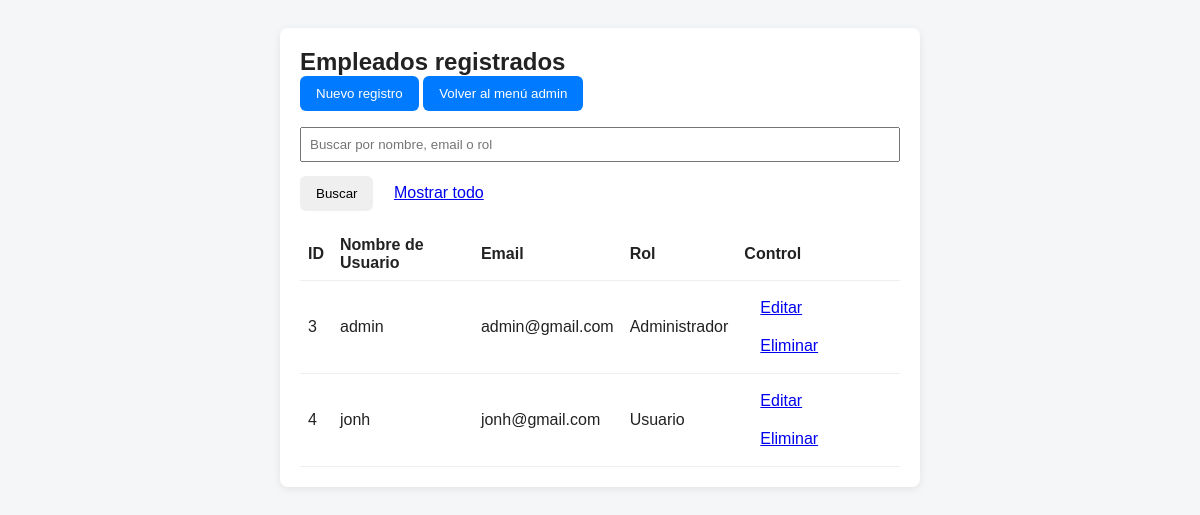
/gestor_users.php (signed in), run on the app's committed database.
### tables this page shows
CREATE TABLE IF NOT EXISTS `tbusuarios` (
  `id_usuario` int NOT NULL AUTO_INCREMENT,
  `nom_user` varchar(100) NOT NULL,
  `email_user` varchar(100) NOT NULL,
  `pass_user` varchar(255) NOT NULL,
  `rol_id` int DEFAULT NULL,
  PRIMARY KEY (`id_usuario`),
  UNIQUE KEY `nom_user` (`nom_user`),
  UNIQUE KEY `email_user` (`email_user`),
  KEY `rol_id` (`rol_id`)
);

CREATE TABLE IF NOT EXISTS `tbroles` (
  `id_rol` int NOT NULL AUTO_INCREMENT,
  `nom_rol` varchar(50) NOT NULL,
  `descripcion_rol` varchar(255) DEFAULT NULL,
  PRIMARY KEY (`id_rol`)
);

### gestor_users.php (the view, shortened to what this page needs)
<?php
require 'config_login.php';
$q = isset($_GET['q']) ? trim($_GET['q']) : '';
if ($q !== '') {
    $sql = "SELECT u.*, r.nom_rol
            FROM tbusuarios u
            JOIN tbroles r ON u.rol_id = r.id_rol
            WHERE u.nom_user LIKE ?
               OR u.email_user LIKE ?
               OR r.nom_rol LIKE ?
            ORDER BY u.id_usuario ASC";
    $stmt = $pdo->prepare($sql);
    $search_term = "%" . $q . "%";
    $stmt->execute([$search_term, $search_term, $search_term]);
} else {
    $sql = "SELECT u.*, r.nom_rol
            FROM tbusuarios u
            JOIN tbroles r ON u.rol_id = r.id_rol
            ORDER BY u.id_usuario ASC";
    $stmt = $pdo->query($sql);
}
$lista_usuarios = $stmt->fetchAll();
?>
<!doctype html>
<html lang="es">
<head>
    <link rel="stylesheet" href="css/style_registers.css">
</head>
<body>
    <div class="card">
        <div class="top">
            <h2 style="margin:0;">Empleados registrados</h2>
            <div style="margin-left:auto;">
                <button id="btnNuevo" class="btn btn-primary">Nuevo registro</button>
                <a href="panel_admin.php">
                    <button class="btn btn-primary">Volver al menú admin</button>
                </a>
            </div>
        </div>
        <form method="get" style="margin-top:10px;">
            <input type="search" name="q" placeholder="Buscar por nombre, email o rol"
                value="<?php echo htmlspecialchars($q); ?>">
            <button type="submit" class="btn">Buscar</button>
            <a href="gestor_users.php" class="btn">Mostrar todo</a>
        </form>
        <?php if (count($lista_usuarios) === 0): ?>
            <p>No hay registros.</p>
        <?php else: ?>
            <table>
                <thead>
                    <tr>
                        <th>ID</th>
                        <th>Nombre de Usuario</th>
                        <th>Email</th>
                        <th>Rol</th>
                        <th>Control</th>
                    </tr>
                </thead>
                <tbody>
                    <?php foreach ($lista_usuarios as $m): ?>
                        <tr>
                            <td><?= htmlspecialchars($m['id_usuario']) ?></td>
                            <td><?= htmlspecialchars($m['nom_user']) ?></td>
                            <td><?= htmlspecialchars($m['email_user']) ?></td>
                            <td><?= htmlspecialchars($m['nom_rol']) ?></td>
                            <td>
                                <a href="editar_usuario.php?id=<?= $m['id_usuario'] ?>" class="btn">Editar</a>
                                <a href="eliminar_usuario.php?id=<?= $m['id_usuario'] ?>"
                                    class="btn btn-danger"
                                    onclick="return confirm('¿Estás seguro de que quieres eliminar a este usuario?');">
                                    Eliminar
                                </a>
                            </td>
                        </tr>
                    <?php endforeach; ?>
                </tbody>
            </table>
        <?php endif; ?>
    </div>
</body>
</html>

### css/style_registers.css (style rules this page uses)
body { font-family: Arial, sans-serif; background: #f4f6f8; color: #222; padding: 20px; }
.card { background: #fff; padding: 20px; border-radius: 8px; box-shadow: 0 2px 8px rgba(0, 0, 0, .08); max-width: 600px; margin: auto; }
input, select { width: 100%; padding: 8px; margin: 6px 0 12px; box-sizing: border-box; }
.btn { display: inline-block; padding: 10px 16px; border-radius: 6px; border: 0; cursor: pointer; }
.btn-primary { background: #007bff; color: white; }
table { width: 100%; border-collapse: collapse; margin-top: 16px; }
th, td { text-align: left; padding: 8px; border-bottom: 1px solid #eee; }

### data on the page
tbusuarios: id_usuario "3", nom_user "admin", email_user "admin@gmail.com", rol.nom_rol "Administrador"
tbusuarios: id_usuario "4", nom_user "jonh", email_user "jonh@gmail.com", rol.nom_rol "Usuario"
